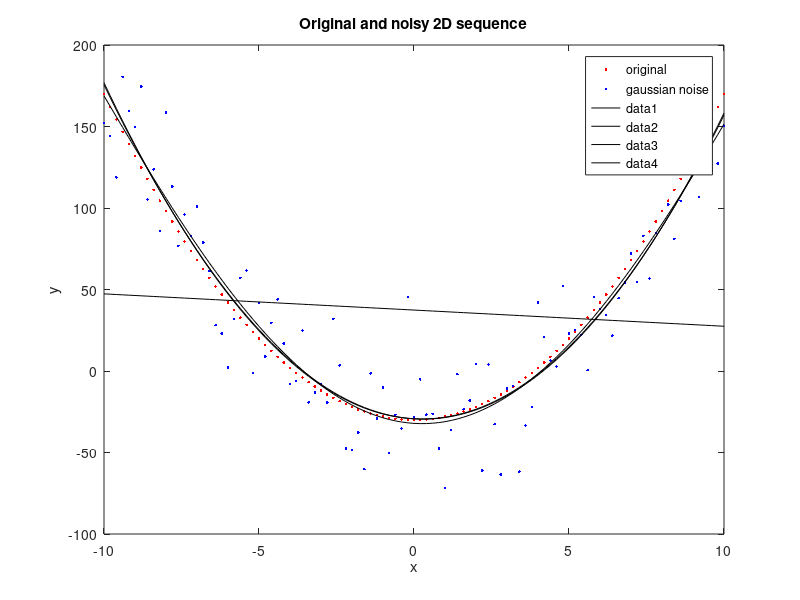

Here is the MATLAB script that generated this plot:
clear all
close all
clc


%% Data init
x = [-10:0.2:10];
y = 2*x.^2 + -30; %original
yn = awgn(y, 10,'measured');

% plot them
figure
plot(x,y, '.r')
hold on
plot(x,yn, '.b')
legend('original','gaussian noise')
title('Original and noisy 2D sequence')
xlabel('x')
ylabel('y')

%% Least squares

%models (linear, quadratic, cubic,...)
fun1 = @(x,xdata)x(1)+x(2)*xdata.^1; 
fun2 = @(x,xdata)x(1)+x(2)*xdata.^1+x(3)*xdata.^2; 
fun3 = @(x,xdata)x(1)+x(2)*xdata.^1+x(3)*xdata.^2+x(4)*xdata.^3; 
fun4 = @(x,xdata)x(1)+x(2)*xdata.^1+x(3)*xdata.^2+x(4)*xdata.^3+x(5)*xdata.^4; 

x0 = [1,1,1,1,1]; % start parameters, amount results in polynom length
% LS fitting
ls1 = lsqcurvefit(fun1,x0,x,yn)
ls2 = lsqcurvefit(fun2,x0,x,yn)
ls3 = lsqcurvefit(fun3,x0,x,yn)
ls4 = lsqcurvefit(fun4,x0,x,yn)

% plot of results
plot(x,fun1(ls1,x), '-black')
plot(x,fun2(ls2,x), '-black')
plot(x,fun3(ls3,x), '-black')
plot(x,fun4(ls4,x), '-black')

%% Maximum likelihood
% https://onlinecourses.science.psu.edu/stat414/node/191

n = length(x);
% simple ML estimator for 2D
% smallest one is best fitting
P1 = 1/n * sum(fun1(ls1,x) - yn)
P2 = 1/n * sum(fun2(ls2,x) - yn)
P3 = 1/n * sum(fun3(ls3,x) - yn)
P4 = 1/n * sum(fun4(ls4,x) - yn)




